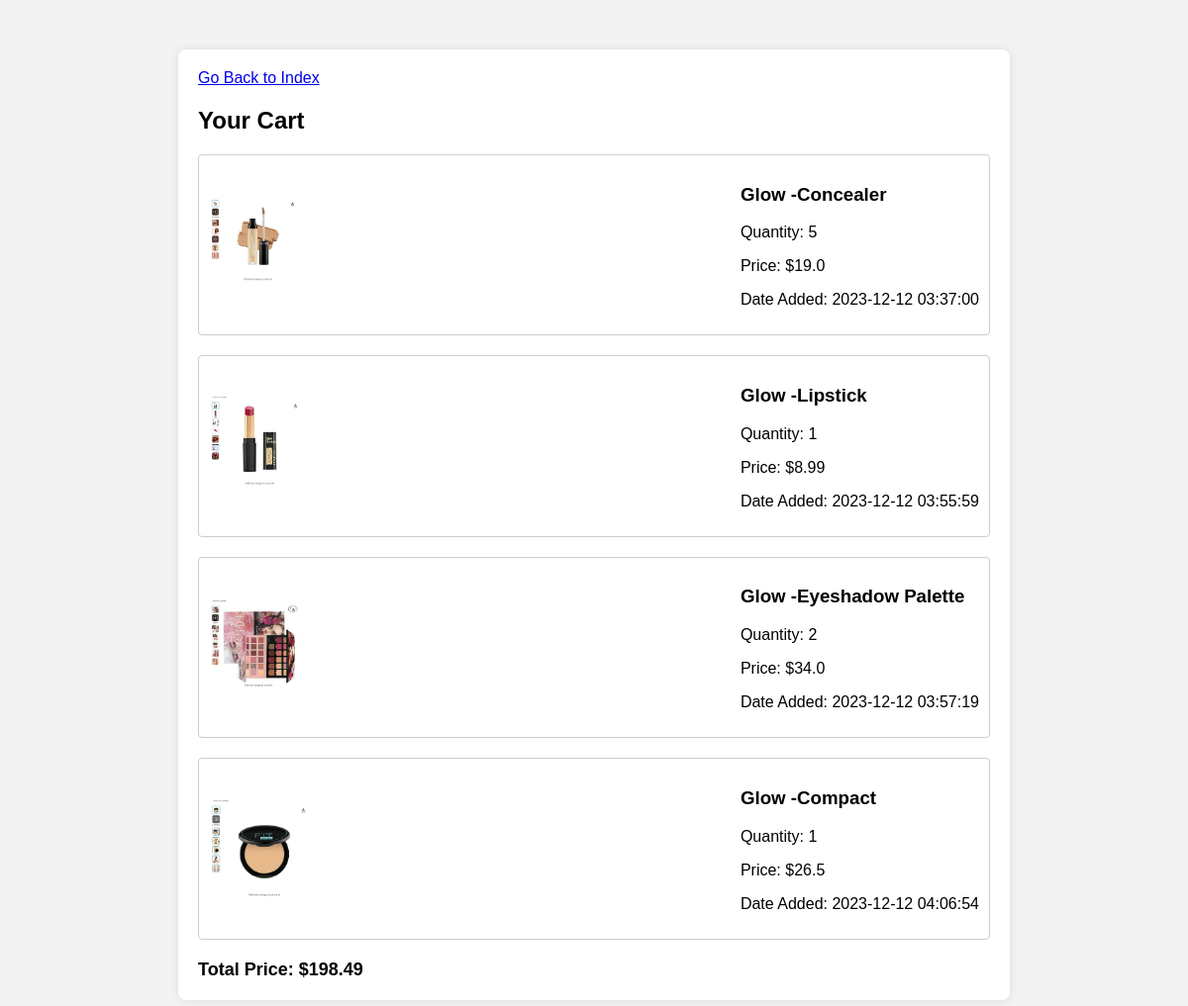
/cart (signed in), run on the app's committed database.
### app.py (models this page shows)
class Product(db.Model):
    product_id = db.Column(db.Integer, primary_key=True)
    name = db.Column(db.String(100), nullable=False, unique=True)
    description = db.Column(db.Text)
    price = db.Column(db.Float, nullable=False)
    image_url = db.Column(db.String(255))
    carts = db.relationship('Cart', backref='product', lazy=True)

### app.py (the view)
@app.route('/cart', methods=['GET'])
@login_required
def cart():
    user_id = session.get('user_id')
    cart_items = Cart.query.filter_by(user_id=user_id).all()
    cart_details = [
        {
            'cart_id': item.cart_id,
            'product_id': item.product_id,
            'quantity': item.quantity,
            'date_added': item.date_added.strftime('%Y-%m-%d %H:%M:%S'),
            'product_details': {
                'name': item.product.name,
                'price': item.product.price,
                'image_url':item.product.image_url
            }
        }
        for item in cart_items
    ]
    total_price = sum(item['product_details']['price'] * item['quantity'] for item in cart_details)
    return render_template('cart.html', cart_items=cart_details, total_price=total_price)

### app.py (called while the page is built)
def login_required(f):
    @wraps(f)
    def decorated_function(*args, **kwargs):
        if session.get("user_id") is None:
            return redirect("/login")
        return f(*args, **kwargs)
    return decorated_function

### templates/cart.html (shortened to what this page needs)
<!DOCTYPE html>
<html lang="en">
<head>
</head>
<body>
    <div class="container">
        <a href="/">Go Back to Index</a>
        <h2>Your Cart</h2>
        {% for item in cart_items %}
            <div class="cart-item">
                <div class="cart-item-details">
                    <img src="{{ item.product_details.image_url }}" alt="Product Image">
                    <div>
                        <h3>{{ item.product_details.name }}</h3>
                        <p>Quantity: {{ item.quantity }}</p>
                        <p>Price: ${{ item.product_details.price }}</p>
                        <p>Date Added: {{ item.date_added }}</p>
                    </div>
                </div>
            </div>
        {% endfor %}
        <div class="cart-total">
            Total Price: ${{ total_price }}
        </div>
    </div>
</body>
</html>

### templates/cart.html (style rules this page uses)
body { font-family: Arial, sans-serif; margin: 0; padding: 0; background-color: #f3f3f3; }
.container { max-width: 800px; margin: 50px auto; padding: 20px; background-color: #fff; border-radius: 8px; box-shadow: 0 0 10px rgba(0, 0, 0, 0.1); }
.cart-item { margin-bottom: 20px; padding: 10px; border: 1px solid #ccc; border-radius: 4px; }
.cart-item-details { display: flex; justify-content: space-between; align-items: center; }
.cart-item-details img { max-width: 100px; max-height: 100px; margin-right: 10px; }
.cart-total { font-size: 18px; font-weight: bold; margin-top: 20px; }

### data on the page
Product: product_details.image_url (picture), product_details.name "Glow -Concealer", product_details.price "19.0"
Product: product_details.image_url (picture), product_details.name "Glow -Lipstick", product_details.price "8.99"
Product: product_details.image_url (picture), product_details.name "Glow -Eyeshadow Palette", product_details.price "34.0"
Product: product_details.image_url (picture), product_details.name "Glow -Compact", product_details.price "26.5"

### other printed values
{{ item.quantity }} "5" "1" "2" "1"
{{ item.date_added }} "2023-12-12 03:37:00" "2023-12-12 03:55:59" "2023-12-12 03:57:19" "2023-12-12 04:06:54"
{{ total_price }} "198.49"
